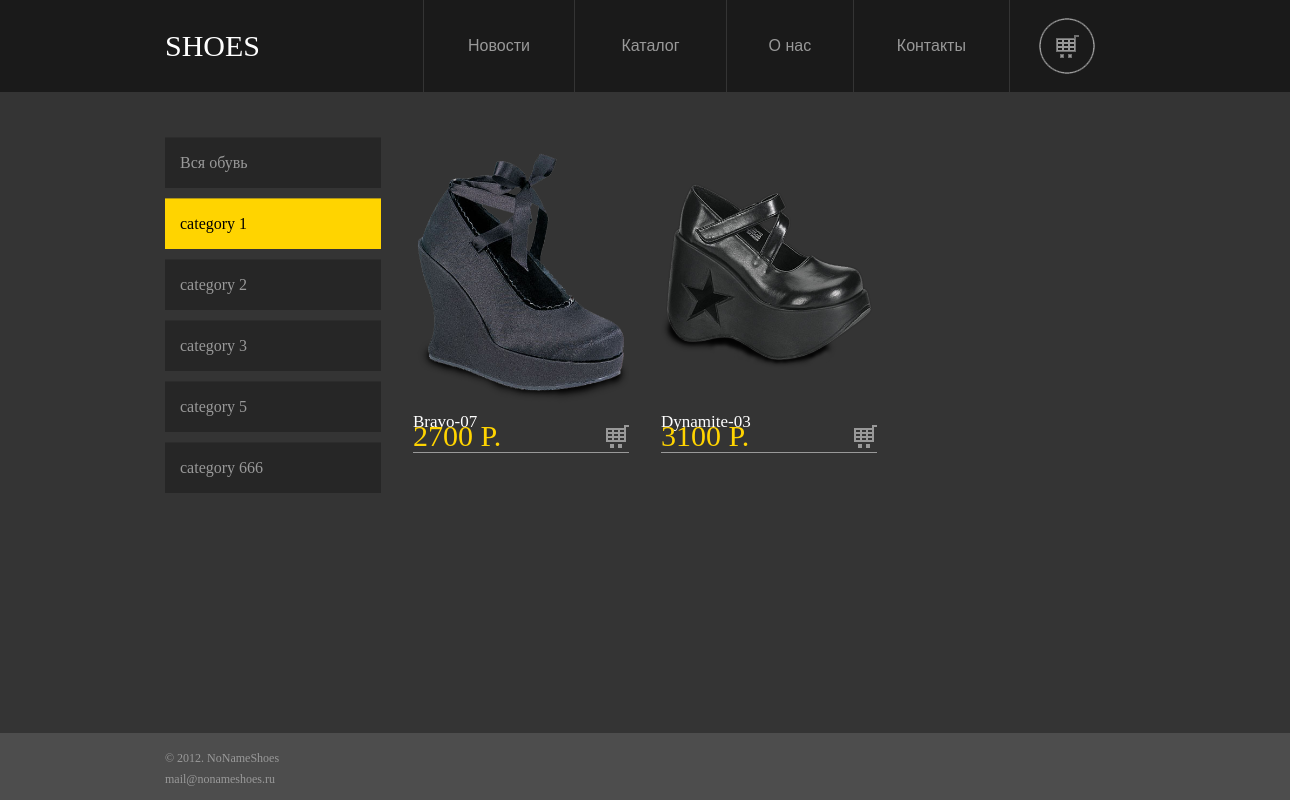
/index.php/items/itemsByCat/1/, run on the app's committed database.
### tables this page shows
CREATE TABLE `products` (
  `id` int(11) unsigned NOT NULL AUTO_INCREMENT,
  `name` varchar(255) NOT NULL DEFAULT '',
  `image_url` varchar(255) DEFAULT NULL,
  `price` double NOT NULL,
  `category` int(11) NOT NULL,
  `description` text,
  PRIMARY KEY (`id`)
);

CREATE TABLE `categories` (
  `id` int(11) unsigned NOT NULL AUTO_INCREMENT,
  `name` varchar(255) NOT NULL DEFAULT '',
  PRIMARY KEY (`id`)
);

### application/controllers/items.php (called while the page is built, shortened)
<?php
include_once "business_logic/productsStuff.php";
class Items extends CI_Controller {
    public function itemsByCat($catId)
    {
        $this->load->view('main_top');
        $productsStuff = new ProductsStuff();
        $stuff = $productsStuff->getProducts(NULL, $catId, 0, 100);
        $data['stuff']=$stuff;
        $data['catId']=$catId;
        $this->load->view('itemsByCat',$data);
        $this->load->view('main_footer');
    }
}
?>

### index.php (called while the page is built, shortened)
<?php
require_once BASEPATH.'core/CodeIgniter.php';

### application/controllers/business_logic/productsStuff.php (called while the page is built, shortened)
<?php
include_once "productInfo.php";
class ProductsStuff {
    public function getProducts($searchString, $category, $from, $to) {
        $query = "SELECT p.id as pid, p.name, p.description, p.image_url,
            p.price, c.id as cid, c.name as cat_name, s.id as sid, s.value as size
            FROM products p, categories c, sizes s, products_sizes ps
            WHERE p.id = ps.pid AND s.id = ps.sid AND p.category = c.id";
        if ($category > 0) {
            $query .= " AND c.id = $category";
        }
        $query .= " LIMIT $from, $to";
        $result = mysql_query($query);
        $products = array();
        while ($row = mysql_fetch_array($result)) {
            if (array_key_exists($row["pid"], $products)) {
                $product = $products[$row["pid"]];
            }
            else {
                $product = new ProductInfo();
                $products[$row["pid"]] = $product;
                $product->id = $row["pid"];
                $product->name = $row["name"];
                $product->description = $row["description"];
                $product->setImageUrl($row["image_url"]);
                $product->price = $row["price"];
            }
        }
        return $products;
    }
    public function getAllCategories() {
        $query = "SELECT id, name FROM categories";
        $result = mysql_query($query);
        $categories = array();
        while ($row = mysql_fetch_array($result)) {
            $category = new ProductCategory();
            $category->id = $row["id"];
            $category->name = $row["name"];
            $categories[] = $category;
        }
        return $categories;
    }
}
?>

### application/controllers/business_logic/productInfo.php (called while the page is built, shortened)
<?php
class ProductInfo {
    private $imageUrl;
    public function setImageUrl($value) {
        $this->imageUrl = $value;
    }
    public function getImageUrl() {
       return base_url()."images/items/".$this->imageUrl;
   }
}
?>

### application/views/itemsByCat.php (the view, shortened to what this page needs)
 <link rel='stylesheet' href='/style/catalog-style.css' type='text/css' media='screen, projection' />
<div id="container">
    <div id="content">
        <?php
        $stuff=$_SESSION['currentStuff'];
        foreach ($stuff as $good): ?>
            <div class="catalogItem">
                <?php
                    echo "<a href='/index.php/items/item/".(string)$good->id."'>";
                    echo "<img src='".$good->getImageUrl()."' width='216' height='270' />";
                    echo "<p>".$good->name."</p></a>";
                ?>
                <div id='price-in-catalog'>
                    <p><?=$good->price?> P.</p>
                </div>
            </div>
        <? endforeach; ?>
    </div>
</div>
<aside id="sideLeft">
    <ul>
        <li class="category" <?php if ($catId == -1){echo "id='active'";} ?>><a href="/index.php/items/">Вся обувь</a></li>
        <?php
            $products = new ProductsStuff();
            $cats = $products->getAllCategories();
            foreach ($cats as $cat):?>
                <li class="category" <?php if ($catId == $cat->id){echo "id='active'";} ?>>
                    <a href="/index.php/items/itemsByCat/<?=(string)($cat->id)?>/"><?php echo $cat->name; ?></a> </li>
        <?endforeach ?>
    </ul>
</aside>

### application/views/main_top.php (shortened to what this page needs)
<!DOCTYPE html>
<html xmlns="http://www.w3.org/1999/xhtml">
<head>
	<?php
            echo "<link rel='stylesheet' href='".base_url()."style/style.css' type='text/css' media='screen, projection' />";
            echo "<link rel='stylesheet' href='".base_url()."style/scrollable-horizontal.css' type='text/css' media='screen, projection' />";
            echo "<link rel='stylesheet' href='".base_url()."style/scrollable-buttons.css' type='text/css' media='screen, projection' />";
            echo "<link rel='stylesheet' href='".base_url()."style/scrollable-navigator.css' type='text/css' media='screen, projection' />";
        ?>
</head>
<body>
<header id="header">
	<table id="head">
    	<tr>
        	<td id="logo"><a href= "/index.php"> SHOES</a></td>
            <td class="nav-link" width="150px" <?php if ($activeLink == 1) echo "id='ac_link'"; ?> ><a href="/index.php/news/">Новости</a></td>
            <td class="nav-link" width="150px" <?php if ($activeLink==2) echo "id='ac_link'"; ?> ><a href="/index.php/items/">Каталог</a></td>
            <td class="nav-link" width="126px" <?php if ($activeLink==3) echo "id='ac_link'"; ?> ><a href="#">О нас</a></td>
            <td class="nav-link" width="154px" <?php if ($activeLink==4) echo "id='ac_link'"; ?> ><a href="#">Контакты</a></td>
            <?php if ($activeLink==5)
                echo "<td id='basket' width='115px' style='background-image: url(/images/basket_active.png);'>
                    <a href='/index.php/basket/'><img id='bas_pic' src= '/images/basket_hover.png' /> </a></td>";
            else
                echo "<td id='basket' width='115px'><a href='/index.php/basket/'><img id='bas_pic' src= '/images/basket_hover.png' /> </a></td>"; ?>
        </tr>
    </table>
</header>
<div id="wraper">
    <section id="middle">

### application/views/main_footer.php (shortened to what this page needs)
    </section>
</div>
<footer id="footer">
	<div id="foot_info">&copy; 2012. NoNameShoes<br>
    mail@nonameshoes.ru</div>
</footer>
</body>
</html>

### style/style.css (style rules this page uses)
* { margin: 0; padding: 0; }
html { height: 100%; }
header, nav, section, article, aside, footer { display: block; }
body { font: 12px/18px Arial, Tahoma, Verdana, sans-serif; width: 100%; min-height: 100%; height: auto !important; height: 100%; background-color: #343434; position:relative; }
p { margin: 0 0 18px }
img { border: none; }
#wraper { width: 1280px; margin: 0 auto; }
#header { height: 92px; background: #1a1a1a; width:100%; min-width: 1280px; }
#head { width: 960px; margin: 0 auto 0; height: 100%; border-collapse:collapse; }
#logo { padding-top: 5px; width:257px; }
#logo a, logo a:visited, logo a:hover { color: #fff; font-family: Verdana; font-size: 30px; text-decoration:none; font-weight:100; }
.nav-link { border-left: 1px solid #343434; border-right: 1px solid #343434; text-align:center; }
.nav-link a, nav-link a:visited { text-align:center; text-decoration:none; color: #999999; font: 16px Arial; }
#basket { text-align: center; background-image: url(/images/basket.png); background-repeat:no-repeat; background-position:center; }
#footer { width: 100%; height: 67px; background: #4d4d4d; min-width: 1280px; position: absolute; bottom: 0; }
#foot_info { width: 960px; margin: 0 auto 0; padding-top: 15px; color: #999999; font: 12px/21px Verdana; font-weight:500; }
#middle { width: 100%; padding: 0 0 78px; height: 1%; position: relative; }
#middle:after { content: '.'; display: block; clear: both; visibility: hidden; height: 0; }

### style/catalog-style.css (style rules this page uses)
#wraper { width: 960px; }
#container { width: 100%; float: left; overflow: hidden; padding-top: 45px; padding-bottom: 45px; }
#content { padding: 0 0 0 216px; }
#sideLeft { padding-top: 45px; float: left; width: 216px; margin-left: -100%; position: relative; }
#sideLeft a, sideLeft a:visited { color: #999999; font: 16px/50px Verdana; text-decoration:none; }
.category { list-style:none; margin-bottom: 10px; padding-left: 15px; background-color:#262626; border-top: 1px solid #2c2c2c; }
#active { background-color:#ffd400; border-top: 1px #ae9415 solid; color:#000; }
#active a, active a:visited { color:#000; }
.catalogItem { width: 216px; margin-left: 32px; display: block; float:left; border-bottom: 1px solid #999999; }
.catalogItem a, .catalogItem a:hover, .catalogItem a:visited { color:#FFF; text-decoration:none; font: 17px Verdana; }
#price-in-catalog { color:#ffd400; height:32px; font: 30px/32px Verdana; margin-top: -30px; background-image:url(/images/small_basket.png); background-repeat:no-repeat; background-position:right; }

### data on the page
products: image_url (picture), name "Bravo-07", price "2700"
products: image_url (picture), name "Dynamite-03", price "3100"
categories: name "category 1"
categories: name "category 2"
categories: name "category 3"
categories: name "category 5"
categories: name "category 666"
